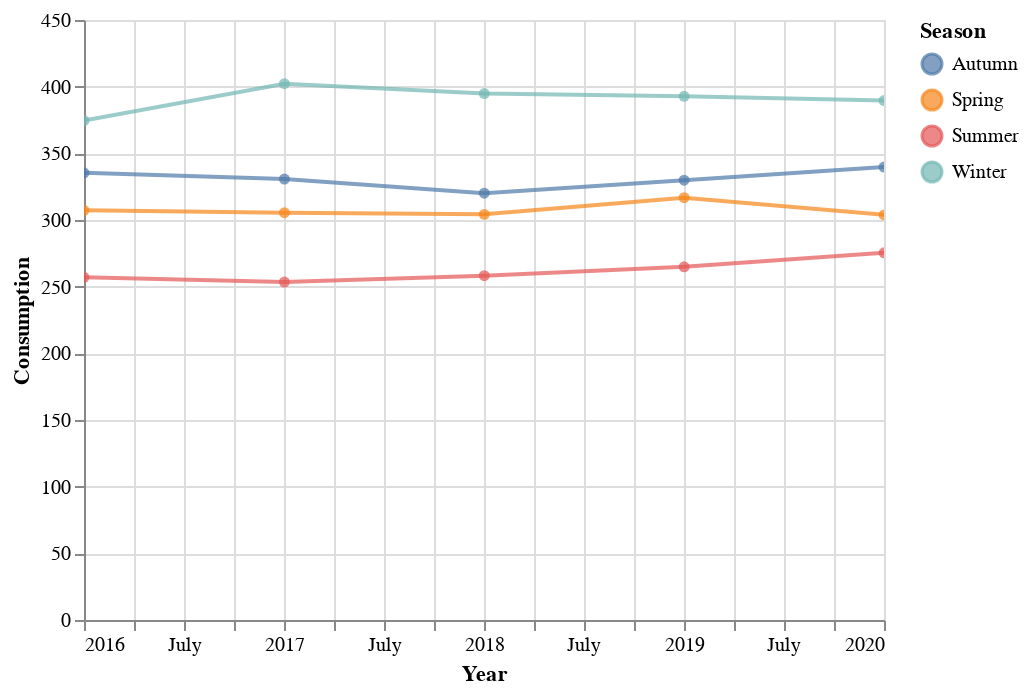

Write notebook code for a chart like this one.
### Markdown cell above
Season_filtered df is set up for graphing using the altair library since it provides interactive functions and works well with that data dashboard found here: [2-consumption.html](https://github.com/PaulWill92/time_series_assessment/blob/main/tasks/2-consumption.html). You can view this dashboard by downloading it and opening the file in your web browser for an interactive experience that lets you play with the chart and filter the data table with queries.

### Code cell
# Create chart:

line = alt.Chart(season_filtered).mark_line(point=True).encode(
    alt.X("Year:T"),
    alt.Y("Consumption:Q"),
    alt.Color("Season"),
    alt.OpacityValue(0.7),
    tooltip= [alt.Tooltip("Season"),
              alt.Tooltip("Year:T"),
              alt.Tooltip("Consumption")
             ]
).interactive().properties()

# view graph:
line

### Figure 1 — Vega-Lite specification as saved in the notebook (floating-point values rounded to 4 significant figures)
{"config": {"view": {"continuousWidth": 400, "continuousHeight": 300}}, "data": {"name": "data-05b8739dcfc3ae95af05df9fa1cb33cb"}, "mark": {"type": "line", "point": true}, "encoding": {"color": {"type": "nominal", "field": "Season"}, "opacity": {"value": 0.7}, "tooltip": [{"type": "nominal", "field": "Season"}, {"type": "temporal", "field": "Year"}, {"type": "quantitative", "field": "Consumption"}], "x": {"type": "temporal", "field": "Year"}, "y": {"type": "quantitative", "field": "Consumption"}}, "selection": {"selector002": {"type": "interval", "bind": "scales", "encodings": ["x", "y"]}}, "$schema": "https://vega.github.io/schema/vega-lite/v4.8.1.json", "datasets": {"data-05b8739dcfc3ae95af05df9fa1cb33cb": [{"Year": "2016", "Season": "Autumn", "Consumption": 335.4}, {"Year": "2016", "Season": "Spring", "Consumption": 307.2}, {"Year": "2016", "Season": "Summer", "Consumption": 257.0}, {"Year": "2016", "Season": "Winter", "Consumption": 374.6}, {"Year": "2017", "Season": "Autumn", "Consumption": 330.7}, {"Year": "2017", "Season": "Spring", "Consumption": 305.5}, {"Year": "2017", "Season": "Summer", "Consumption": 253.5}, {"Year": "2017", "Season": "Winter", "Consumption": 402.2}, {"Year": "2018", "Season": "Autumn", "Consumption": 320.1}, {"Year": "2018", "Season": "Spring", "Consumption": 304.2}, {"Year": "2018", "Season": "Summer", "Consumption": 258.2}, {"Year": "2018", "Season": "Winter", "Consumption": 394.8}, {"Year": "2019", "Season": "Autumn", "Consumption": 329.8}, {"Year": "2019", "Season": "Spring", "Consumption": 316.7}, {"Year": "2019", "Season": "Summer", "Consumption": 264.9}, {"Year": "2019", "Season": "Winter", "Consumption": 392.8}, {"Year": "2020", "Season": "Autumn", "Consumption": 339.7}, {"Year": "2020", "Season": "Spring", "Consumption": 303.9}, {"Year": "2020", "Season": "Summer", "Consumption": 275.4}, {"Year": "2020", "Season": "Winter", "Consumption": 389.6}]}}
